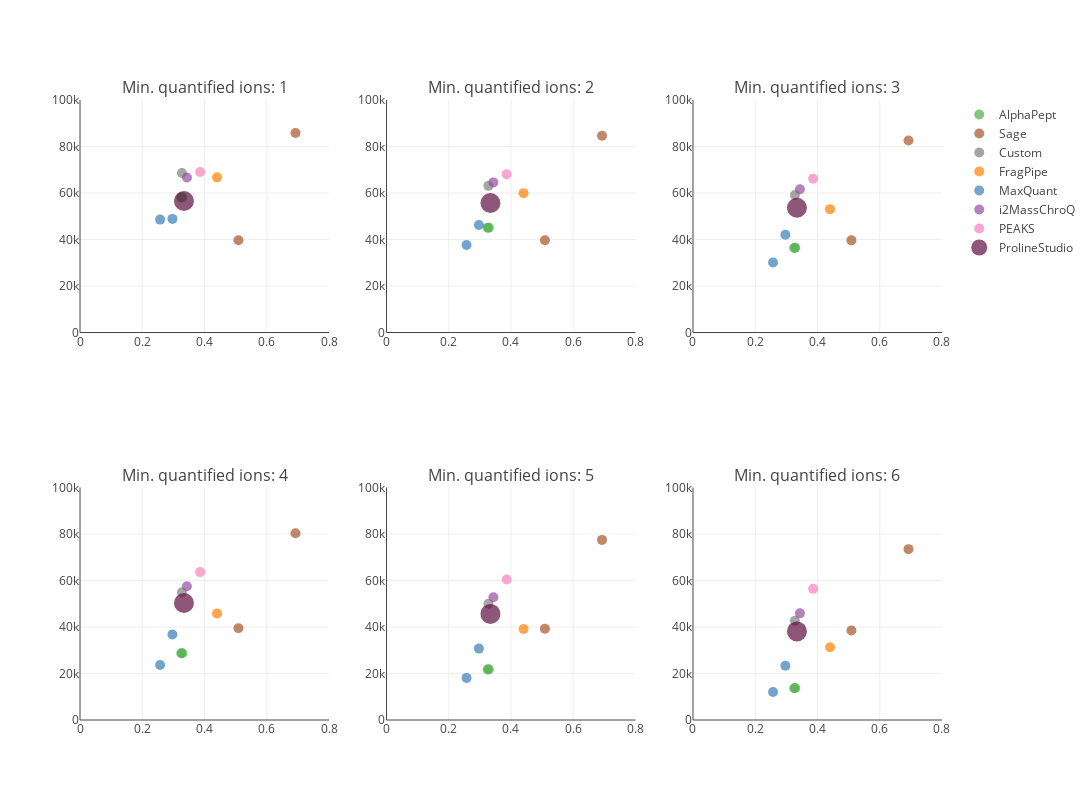

Write notebook code for a chart like this one.
### Code cell
plot, results = plot_performance_metrics_all_filters(file_paths_general, x_range=[0, 0.8], y_range=[0, 100000], metric="Mean")
plot

### Figure 1 — Plotly figure (JSON) as saved in the notebook; plotly's stock layout.template omitted (floating-point values rounded to 4 significant figures)
{"data": [{"hovertext": ["ProteoBench ID: AlphaPept_20250214_140705<br>Software tool: AlphaPept 0.5.3<br>Comment (private submission): AlphaPept_MBR_Align_50ppmFragTol", "ProteoBench ID: AlphaPept_20250214_140724<br>Software tool: AlphaPept 0.5.3<br>Comment (private submission): AlphaPept_50ppmFragTol"], "marker": {"color": ["#4daf4a", "#4daf4a"], "showscale": false, "size": [10, 10]}, "mode": "markers", "name": "AlphaPept", "type": "scatter", "x": [0.3286, 0.3253], "xaxis": "x", "y": [58187, 58090], "yaxis": "y"}, {"hovertext": ["ProteoBench ID: Sage_20250214_140737<br>Software tool: Sage 0.14.6<br>Comment (private submission): Sage (filtered)", "ProteoBench ID: Sage_20250214_140805<br>Software tool: Sage 0.14.6<br>Comment (private submission): Sage (unfiltered)"], "marker": {"color": ["#a65628", "#a65628"], "showscale": false, "size": [10, 10]}, "mode": "markers", "name": "Sage", "type": "scatter", "x": [0.509, 0.6924], "xaxis": "x", "y": [39687, 85777], "yaxis": "y"}, {"hovertext": ["ProteoBench ID: Custom_20250214_140824<br>Software tool: Custom 0.14.6<br>Comment (private submission): Sage (FlashLFQ)"], "marker": {"color": ["#7f7f7f"], "showscale": false, "size": [10]}, "mode": "markers", "name": "Custom", "type": "scatter", "x": [0.3275], "xaxis": "x", "y": [68622], "yaxis": "y"}, {"hovertext": ["ProteoBench ID: FragPipe_20250214_140851<br>Software tool: FragPipe 22.0<br>Comment (private submission): FragPipeMBR"], "marker": {"color": ["#ff7f00"], "showscale": false, "size": [10]}, "mode": "markers", "name": "FragPipe", "type": "scatter", "x": [0.4403], "xaxis": "x", "y": [66735], "yaxis": "y"}, {"hovertext": ["ProteoBench ID: MaxQuant_20250214_140911<br>Software tool: MaxQuant 2.4.13.0<br>Comment (private submission): MaxQuant_MBR", "ProteoBench ID: MaxQuant_20250214_140928<br>Software tool: MaxQuant 2.4.13.0<br>Comment (private submission): MaxQuant"], "marker": {"color": ["#377eb8", "#377eb8"], "showscale": false, "size": [10, 10]}, "mode": "markers", "name": "MaxQuant", "type": "scatter", "x": [0.2969, 0.2573], "xaxis": "x", "y": [48870, 48562], "yaxis": "y"}, {"hovertext": ["ProteoBench ID: i2MassChroQ_20250214_140951<br>Software tool: i2MassChroQ 1.0.18<br>Comment (private submission): i2MassChroQ"], "marker": {"color": ["#984ea3"], "showscale": false, "size": [10]}, "mode": "markers", "name": "i2MassChroQ", "type": "scatter", "x": [0.3436], "xaxis": "x", "y": [66668], "yaxis": "y"}, {"hovertext": ["ProteoBench ID: PEAKS_20250214_141018<br>Software tool: PEAKS 0.14.6<br>Comment (private submission): PEAKS"], "marker": {"color": ["#f781bf"], "showscale": false, "size": [10]}, "mode": "markers", "name": "PEAKS", "type": "scatter", "x": [0.386], "xaxis": "x", "y": [69000], "yaxis": "y"}, {"hovertext": ["ProteoBench ID: ProlineStudio_20250214_141106<br>Software tool: ProlineStudio <br>Comment (private submission): ProlineStudio"], "marker": {"color": ["#5f0f40"], "showscale": false, "size": [20]}, "mode": "markers", "name": "ProlineStudio", "type": "scatter", "x": [0.3339], "xaxis": "x", "y": [56570], "yaxis": "y"}, {"hovertext": ["ProteoBench ID: AlphaPept_20250214_140705<br>Software tool: AlphaPept 0.5.3<br>Comment (private submission): AlphaPept_MBR_Align_50ppmFragTol", "ProteoBench ID: AlphaPept_20250214_140724<br>Software tool: AlphaPept 0.5.3<br>Comment (private submission): AlphaPept_50ppmFragTol"], "marker": {"color": ["#4daf4a", "#4daf4a"], "showscale": false, "size": [10, 10]}, "mode": "markers", "name": "AlphaPept", "showlegend": false, "type": "scatter", "x": [0.3286, 0.3253], "xaxis": "x2", "y": [45104, 45102], "yaxis": "y2"}, {"hovertext": ["ProteoBench ID: Sage_20250214_140737<br>Software tool: Sage 0.14.6<br>Comment (private submission): Sage (filtered)", "ProteoBench ID: Sage_20250214_140805<br>Software tool: Sage 0.14.6<br>Comment (private submission): Sage (unfiltered)"], "marker": {"color": ["#a65628", "#a65628"], "showscale": false, "size": [10, 10]}, "mode": "markers", "name": "Sage", "showlegend": false, "type": "scatter", "x": [0.509, 0.6924], "xaxis": "x2", "y": [39687, 84615], "yaxis": "y2"}, {"hovertext": ["ProteoBench ID: Custom_20250214_140824<br>Software tool: Custom 0.14.6<br>Comment (private submission): Sage (FlashLFQ)"], "marker": {"color": ["#7f7f7f"], "showscale": false, "size": [10]}, "mode": "markers", "name": "Custom", "showlegend": false, "type": "scatter", "x": [0.3275], "xaxis": "x2", "y": [63074], "yaxis": "y2"}, {"hovertext": ["ProteoBench ID: FragPipe_20250214_140851<br>Software tool: FragPipe 22.0<br>Comment (private submission): FragPipeMBR"], "marker": {"color": ["#ff7f00"], "showscale": false, "size": [10]}, "mode": "markers", "name": "FragPipe", "showlegend": false, "type": "scatter", "x": [0.4403], "xaxis": "x2", "y": [59946], "yaxis": "y2"}, {"hovertext": ["ProteoBench ID: MaxQuant_20250214_140911<br>Software tool: MaxQuant 2.4.13.0<br>Comment (private submission): MaxQuant_MBR", "ProteoBench ID: MaxQuant_20250214_140928<br>Software tool: MaxQuant 2.4.13.0<br>Comment (private submission): MaxQuant"], "marker": {"color": ["#377eb8", "#377eb8"], "showscale": false, "size": [10, 10]}, "mode": "markers", "name": "MaxQuant", "showlegend": false, "type": "scatter", "x": [0.2969, 0.2573], "xaxis": "x2", "y": [46241, 37610], "yaxis": "y2"}, {"hovertext": ["ProteoBench ID: i2MassChroQ_20250214_140951<br>Software tool: i2MassChroQ 1.0.18<br>Comment (private submission): i2MassChroQ"], "marker": {"color": ["#984ea3"], "showscale": false, "size": [10]}, "mode": "markers", "name": "i2MassChroQ", "showlegend": false, "type": "scatter", "x": [0.3436], "xaxis": "x2", "y": [64561], "yaxis": "y2"}, {"hovertext": ["ProteoBench ID: PEAKS_20250214_141018<br>Software tool: PEAKS 0.14.6<br>Comment (private submission): PEAKS"], "marker": {"color": ["#f781bf"], "showscale": false, "size": [10]}, "mode": "markers", "name": "PEAKS", "showlegend": false, "type": "scatter", "x": [0.386], "xaxis": "x2", "y": [68093], "yaxis": "y2"}, {"hovertext": ["ProteoBench ID: ProlineStudio_20250214_141106<br>Software tool: ProlineStudio <br>Comment (private submission): ProlineStudio"], "marker": {"color": ["#5f0f40"], "showscale": false, "size": [20]}, "mode": "markers", "name": "ProlineStudio", "showlegend": false, "type": "scatter", "x": [0.3339], "xaxis": "x2", "y": [55692], "yaxis": "y2"}, {"hovertext": ["ProteoBench ID: AlphaPept_20250214_140705<br>Software tool: AlphaPept 0.5.3<br>Comment (private submission): AlphaPept_MBR_Align_50ppmFragTol", "ProteoBench ID: AlphaPept_20250214_140724<br>Software tool: AlphaPept 0.5.3<br>Comment (private submission): AlphaPept_50ppmFragTol"], "marker": {"color": ["#4daf4a", "#4daf4a"], "showscale": false, "size": [10, 10]}, "mode": "markers", "name": "AlphaPept", "showlegend": false, "type": "scatter", "x": [0.3286, 0.3253], "xaxis": "x3", "y": [36421, 36379], "yaxis": "y3"}, {"hovertext": ["ProteoBench ID: Sage_20250214_140737<br>Software tool: Sage 0.14.6<br>Comment (private submission): Sage (filtered)", "ProteoBench ID: Sage_20250214_140805<br>Software tool: Sage 0.14.6<br>Comment (private submission): Sage (unfiltered)"], "marker": {"color": ["#a65628", "#a65628"], "showscale": false, "size": [10, 10]}, "mode": "markers", "name": "Sage", "showlegend": false, "type": "scatter", "x": [0.509, 0.6924], "xaxis": "x3", "y": [39633, 82606], "yaxis": "y3"}, {"hovertext": ["ProteoBench ID: Custom_20250214_140824<br>Software tool: Custom 0.14.6<br>Comment (private submission): Sage (FlashLFQ)"], "marker": {"color": ["#7f7f7f"], "showscale": false, "size": [10]}, "mode": "markers", "name": "Custom", "showlegend": false, "type": "scatter", "x": [0.3275], "xaxis": "x3", "y": [59126], "yaxis": "y3"}, {"hovertext": ["ProteoBench ID: FragPipe_20250214_140851<br>Software tool: FragPipe 22.0<br>Comment (private submission): FragPipeMBR"], "marker": {"color": ["#ff7f00"], "showscale": false, "size": [10]}, "mode": "markers", "name": "FragPipe", "showlegend": false, "type": "scatter", "x": [0.4403], "xaxis": "x3", "y": [53060], "yaxis": "y3"}, {"hovertext": ["ProteoBench ID: MaxQuant_20250214_140911<br>Software tool: MaxQuant 2.4.13.0<br>Comment (private submission): MaxQuant_MBR", "ProteoBench ID: MaxQuant_20250214_140928<br>Software tool: MaxQuant 2.4.13.0<br>Comment (private submission): MaxQuant"], "marker": {"color": ["#377eb8", "#377eb8"], "showscale": false, "size": [10, 10]}, "mode": "markers", "name": "MaxQuant", "showlegend": false, "type": "scatter", "x": [0.2969, 0.2573], "xaxis": "x3", "y": [42075, 30086], "yaxis": "y3"}, {"hovertext": ["ProteoBench ID: i2MassChroQ_20250214_140951<br>Software tool: i2MassChroQ 1.0.18<br>Comment (private submission): i2MassChroQ"], "marker": {"color": ["#984ea3"], "showscale": false, "size": [10]}, "mode": "markers", "name": "i2MassChroQ", "showlegend": false, "type": "scatter", "x": [0.3436], "xaxis": "x3", "y": [61603], "yaxis": "y3"}, {"hovertext": ["ProteoBench ID: PEAKS_20250214_141018<br>Software tool: PEAKS 0.14.6<br>Comment (private submission): PEAKS"], "marker": {"color": ["#f781bf"], "showscale": false, "size": [10]}, "mode": "markers", "name": "PEAKS", "showlegend": false, "type": "scatter", "x": [0.386], "xaxis": "x3", "y": [66167], "yaxis": "y3"}, {"hovertext": ["ProteoBench ID: ProlineStudio_20250214_141106<br>Software tool: ProlineStudio <br>Comment (private submission): ProlineStudio"], "marker": {"color": ["#5f0f40"], "showscale": false, "size": [20]}, "mode": "markers", "name": "ProlineStudio", "showlegend": false, "type": "scatter", "x": [0.3339], "xaxis": "x3", "y": [53670], "yaxis": "y3"}, {"hovertext": ["ProteoBench ID: AlphaPept_20250214_140705<br>Software tool: AlphaPept 0.5.3<br>Comment (private submission): AlphaPept_MBR_Align_50ppmFragTol", "ProteoBench ID: AlphaPept_20250214_140724<br>Software tool: AlphaPept 0.5.3<br>Comment (private submission): AlphaPept_50ppmFragTol"], "marker": {"color": ["#4daf4a", "#4daf4a"], "showscale": false, "size": [10, 10]}, "mode": "markers", "name": "AlphaPept", "showlegend": false, "type": "scatter", "x": [0.3286, 0.3253], "xaxis": "x4", "y": [28735, 28676], "yaxis": "y4"}, {"hovertext": ["ProteoBench ID: Sage_20250214_140737<br>Software tool: Sage 0.14.6<br>Comment (private submission): Sage (filtered)", "ProteoBench ID: Sage_20250214_140805<br>Software tool: Sage 0.14.6<br>Comment (private submission): Sage (unfiltered)"], "marker": {"color": ["#a65628", "#a65628"], "showscale": false, "size": [10, 10]}, "mode": "markers", "name": "Sage", "showlegend": false, "type": "scatter", "x": [0.509, 0.6924], "xaxis": "x4", "y": [39488, 80316], "yaxis": "y4"}, {"hovertext": ["ProteoBench ID: Custom_20250214_140824<br>Software tool: Custom 0.14.6<br>Comment (private submission): Sage (FlashLFQ)"], "marker": {"color": ["#7f7f7f"], "showscale": false, "size": [10]}, "mode": "markers", "name": "Custom", "showlegend": false, "type": "scatter", "x": [0.3275], "xaxis": "x4", "y": [54951], "yaxis": "y4"}, {"hovertext": ["ProteoBench ID: FragPipe_20250214_140851<br>Software tool: FragPipe 22.0<br>Comment (private submission): FragPipeMBR"], "marker": {"color": ["#ff7f00"], "showscale": false, "size": [10]}, "mode": "markers", "name": "FragPipe", "showlegend": false, "type": "scatter", "x": [0.4403], "xaxis": "x4", "y": [45811], "yaxis": "y4"}, {"hovertext": ["ProteoBench ID: MaxQuant_20250214_140911<br>Software tool: MaxQuant 2.4.13.0<br>Comment (private submission): MaxQuant_MBR", "ProteoBench ID: MaxQuant_20250214_140928<br>Software tool: MaxQuant 2.4.13.0<br>Comment (private submission): MaxQuant"], "marker": {"color": ["#377eb8", "#377eb8"], "showscale": false, "size": [10, 10]}, "mode": "markers", "name": "MaxQuant", "showlegend": false, "type": "scatter", "x": [0.2969, 0.2573], "xaxis": "x4", "y": [36809, 23655], "yaxis": "y4"}, {"hovertext": ["ProteoBench ID: i2MassChroQ_20250214_140951<br>Software tool: i2MassChroQ 1.0.18<br>Comment (private submission): i2MassChroQ"], "marker": {"color": ["#984ea3"], "showscale": false, "size": [10]}, "mode": "markers", "name": "i2MassChroQ", "showlegend": false, "type": "scatter", "x": [0.3436], "xaxis": "x4", "y": [57551], "yaxis": "y4"}, {"hovertext": ["ProteoBench ID: PEAKS_20250214_141018<br>Software tool: PEAKS 0.14.6<br>Comment (private submission): PEAKS"], "marker": {"color": ["#f781bf"], "showscale": false, "size": [10]}, "mode": "markers", "name": "PEAKS", "showlegend": false, "type": "scatter", "x": [0.386], "xaxis": "x4", "y": [63615], "yaxis": "y4"}, {"hovertext": ["ProteoBench ID: ProlineStudio_20250214_141106<br>Software tool: ProlineStudio <br>Comment (private submission): ProlineStudio"], "marker": {"color": ["#5f0f40"], "showscale": false, "size": [20]}, "mode": "markers", "name": "ProlineStudio", "showlegend": false, "type": "scatter", "x": [0.3339], "xaxis": "x4", "y": [50320], "yaxis": "y4"}, {"hovertext": ["ProteoBench ID: AlphaPept_20250214_140705<br>Software tool: AlphaPept 0.5.3<br>Comment (private submission): AlphaPept_MBR_Align_50ppmFragTol", "ProteoBench ID: AlphaPept_20250214_140724<br>Software tool: AlphaPept 0.5.3<br>Comment (private submission): AlphaPept_50ppmFragTol"], "marker": {"color": ["#4daf4a", "#4daf4a"], "showscale": false, "size": [10, 10]}, "mode": "markers", "name": "AlphaPept", "showlegend": false, "type": "scatter", "x": [0.3286, 0.3253], "xaxis": "x5", "y": [21777, 21692], "yaxis": "y5"}, {"hovertext": ["ProteoBench ID: Sage_20250214_140737<br>Software tool: Sage 0.14.6<br>Comment (private submission): Sage (filtered)", "ProteoBench ID: Sage_20250214_140805<br>Software tool: Sage 0.14.6<br>Comment (private submission): Sage (unfiltered)"], "marker": {"color": ["#a65628", "#a65628"], "showscale": false, "size": [10, 10]}, "mode": "markers", "name": "Sage", "showlegend": false, "type": "scatter", "x": [0.509, 0.6924], "xaxis": "x5", "y": [39214, 77470], "yaxis": "y5"}, {"hovertext": ["ProteoBench ID: Custom_20250214_140824<br>Software tool: Custom 0.14.6<br>Comment (private submission): Sage (FlashLFQ)"], "marker": {"color": ["#7f7f7f"], "showscale": false, "size": [10]}, "mode": "markers", "name": "Custom", "showlegend": false, "type": "scatter", "x": [0.3275], "xaxis": "x5", "y": [49988], "yaxis": "y5"}, {"hovertext": ["ProteoBench ID: FragPipe_20250214_140851<br>Software tool: FragPipe 22.0<br>Comment (private submission): FragPipeMBR"], "marker": {"color": ["#ff7f00"], "showscale": false, "size": [10]}, "mode": "markers", "name": "FragPipe", "showlegend": false, "type": "scatter", "x": [0.4403], "xaxis": "x5", "y": [39131], "yaxis": "y5"}, {"hovertext": ["ProteoBench ID: MaxQuant_20250214_140911<br>Software tool: MaxQuant 2.4.13.0<br>Comment (private submission): MaxQuant_MBR", "ProteoBench ID: MaxQuant_20250214_140928<br>Software tool: MaxQuant 2.4.13.0<br>Comment (private submission): MaxQuant"], "marker": {"color": ["#377eb8", "#377eb8"], "showscale": false, "size": [10, 10]}, "mode": "markers", "name": "MaxQuant", "showlegend": false, "type": "scatter", "x": [0.2969, 0.2573], "xaxis": "x5", "y": [30713, 18103], "yaxis": "y5"}, {"hovertext": ["ProteoBench ID: i2MassChroQ_20250214_140951<br>Software tool: i2MassChroQ 1.0.18<br>Comment (private submission): i2MassChroQ"], "marker": {"color": ["#984ea3"], "showscale": false, "size": [10]}, "mode": "markers", "name": "i2MassChroQ", "showlegend": false, "type": "scatter", "x": [0.3436], "xaxis": "x5", "y": [52814], "yaxis": "y5"}, {"hovertext": ["ProteoBench ID: PEAKS_20250214_141018<br>Software tool: PEAKS 0.14.6<br>Comment (private submission): PEAKS"], "marker": {"color": ["#f781bf"], "showscale": false, "size": [10]}, "mode": "markers", "name": "PEAKS", "showlegend": false, "type": "scatter", "x": [0.386], "xaxis": "x5", "y": [60421], "yaxis": "y5"}, {"hovertext": ["ProteoBench ID: ProlineStudio_20250214_141106<br>Software tool: ProlineStudio <br>Comment (private submission): ProlineStudio"], "marker": {"color": ["#5f0f40"], "showscale": false, "size": [20]}, "mode": "markers", "name": "ProlineStudio", "showlegend": false, "type": "scatter", "x": [0.3339], "xaxis": "x5", "y": [45635], "yaxis": "y5"}, {"hovertext": ["ProteoBench ID: AlphaPept_20250214_140705<br>Software tool: AlphaPept 0.5.3<br>Comment (private submission): AlphaPept_MBR_Align_50ppmFragTol", "ProteoBench ID: AlphaPept_20250214_140724<br>Software tool: AlphaPept 0.5.3<br>Comment (private submission): AlphaPept_50ppmFragTol"], "marker": {"color": ["#4daf4a", "#4daf4a"], "showscale": false, "size": [10, 10]}, "mode": "markers", "name": "AlphaPept", "showlegend": false, "type": "scatter", "x": [0.3286, 0.3253], "xaxis": "x6", "y": [13750, 13656], "yaxis": "y6"}, {"hovertext": ["ProteoBench ID: Sage_20250214_140737<br>Software tool: Sage 0.14.6<br>Comment (private submission): Sage (filtered)", "ProteoBench ID: Sage_20250214_140805<br>Software tool: Sage 0.14.6<br>Comment (private submission): Sage (unfiltered)"], "marker": {"color": ["#a65628", "#a65628"], "showscale": false, "size": [10, 10]}, "mode": "markers", "name": "Sage", "showlegend": false, "type": "scatter", "x": [0.509, 0.6924], "xaxis": "x6", "y": [38508, 73493], "yaxis": "y6"}, {"hovertext": ["ProteoBench ID: Custom_20250214_140824<br>Software tool: Custom 0.14.6<br>Comment (private submission): Sage (FlashLFQ)"], "marker": {"color": ["#7f7f7f"], "showscale": false, "size": [10]}, "mode": "markers", "name": "Custom", "showlegend": false, "type": "scatter", "x": [0.3275], "xaxis": "x6", "y": [42636], "yaxis": "y6"}, {"hovertext": ["ProteoBench ID: FragPipe_20250214_140851<br>Software tool: FragPipe 22.0<br>Comment (private submission): FragPipeMBR"], "marker": {"color": ["#ff7f00"], "showscale": false, "size": [10]}, "mode": "markers", "name": "FragPipe", "showlegend": false, "type": "scatter", "x": [0.4403], "xaxis": "x6", "y": [31283], "yaxis": "y6"}, {"hovertext": ["ProteoBench ID: MaxQuant_20250214_140911<br>Software tool: MaxQuant 2.4.13.0<br>Comment (private submission): MaxQuant_MBR", "ProteoBench ID: MaxQuant_20250214_140928<br>Software tool: MaxQuant 2.4.13.0<br>Comment (private submission): MaxQuant"], "marker": {"color": ["#377eb8", "#377eb8"], "showscale": false, "size": [10, 10]}, "mode": "markers", "name": "MaxQuant", "showlegend": false, "type": "scatter", "x": [0.2969, 0.2573], "xaxis": "x6", "y": [23314, 12029], "yaxis": "y6"}, {"hovertext": ["ProteoBench ID: i2MassChroQ_20250214_140951<br>Software tool: i2MassChroQ 1.0.18<br>Comment (private submission): i2MassChroQ"], "marker": {"color": ["#984ea3"], "showscale": false, "size": [10]}, "mode": "markers", "name": "i2MassChroQ", "showlegend": false, "type": "scatter", "x": [0.3436], "xaxis": "x6", "y": [45861], "yaxis": "y6"}, {"hovertext": ["ProteoBench ID: PEAKS_20250214_141018<br>Software tool: PEAKS 0.14.6<br>Comment (private submission): PEAKS"], "marker": {"color": ["#f781bf"], "showscale": false, "size": [10]}, "mode": "markers", "name": "PEAKS", "showlegend": false, "type": "scatter", "x": [0.386], "xaxis": "x6", "y": [56398], "yaxis": "y6"}, {"hovertext": ["ProteoBench ID: ProlineStudio_20250214_141106<br>Software tool: ProlineStudio <br>Comment (private submission): ProlineStudio"], "marker": {"color": ["#5f0f40"], "showscale": false, "size": [20]}, "mode": "markers", "name": "ProlineStudio", "showlegend": false, "type": "scatter", "x": [0.3339], "xaxis": "x6", "y": [38095], "yaxis": "y6"}], "layout": {"annotations": [{"font": {"size": 16}, "showarrow": false, "text": "Min. quantified ions: 1", "x": 0.1444, "xanchor": "center", "xref": "paper", "y": 1, "yanchor": "bottom", "yref": "paper"}, {"font": {"size": 16}, "showarrow": false, "text": "Min. quantified ions: 2", "x": 0.5, "xanchor": "center", "xref": "paper", "y": 1, "yanchor": "bottom", "yref": "paper"}, {"font": {"size": 16}, "showarrow": false, "text": "Min. quantified ions: 3", "x": 0.8556, "xanchor": "center", "xref": "paper", "y": 1, "yanchor": "bottom", "yref": "paper"}, {"font": {"size": 16}, "showarrow": false, "text": "Min. quantified ions: 4", "x": 0.1444, "xanchor": "center", "xref": "paper", "y": 0.375, "yanchor": "bottom", "yref": "paper"}, {"font": {"size": 16}, "showarrow": false, "text": "Min. quantified ions: 5", "x": 0.5, "xanchor": "center", "xref": "paper", "y": 0.375, "yanchor": "bottom", "yref": "paper"}, {"font": {"size": 16}, "showarrow": false, "text": "Min. quantified ions: 6", "x": 0.8556, "xanchor": "center", "xref": "paper", "y": 0.375, "yanchor": "bottom", "yref": "paper"}], "height": 800, "width": 1200, "xaxis": {"anchor": "y", "domain": [0, 0.2889], "range": [0, 0.8]}, "xaxis2": {"anchor": "y2", "domain": [0.3556, 0.6444], "range": [0, 0.8]}, "xaxis3": {"anchor": "y3", "domain": [0.7111, 1], "range": [0, 0.8]}, "xaxis4": {"anchor": "y4", "domain": [0, 0.2889], "range": [0, 0.8]}, "xaxis5": {"anchor": "y5", "domain": [0.3556, 0.6444], "range": [0, 0.8]}, "xaxis6": {"anchor": "y6", "domain": [0.7111, 1], "range": [0, 0.8]}, "yaxis": {"anchor": "x", "domain": [0.625, 1], "range": [0, 100000]}, "yaxis2": {"anchor": "x2", "domain": [0.625, 1], "range": [0, 100000]}, "yaxis3": {"anchor": "x3", "domain": [0.625, 1], "range": [0, 100000]}, "yaxis4": {"anchor": "x4", "domain": [0, 0.375], "range": [0, 100000]}, "yaxis5": {"anchor": "x5", "domain": [0, 0.375], "range": [0, 100000]}, "yaxis6": {"anchor": "x6", "domain": [0, 0.375], "range": [0, 100000]}}}
